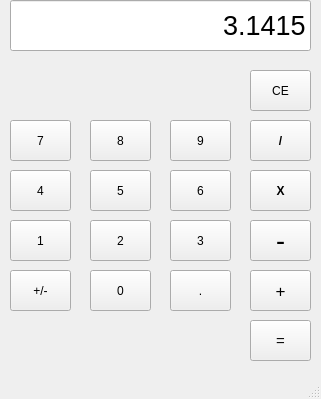
<?xml version="1.0" encoding="UTF-8"?>
<ui version="4.0">
 <class>MainWindow</class>
 <widget class="QMainWindow" name="MainWindow">
  <property name="geometry">
   <rect>
    <x>0</x>
    <y>0</y>
    <width>321</width>
    <height>399</height>
   </rect>
  </property>
  <property name="windowTitle">
   <string>PyCalculator</string>
  </property>
  <widget class="QWidget" name="centralwidget">
   <widget class="QPushButton" name="pushButton">
    <property name="geometry">
     <rect>
      <x>90</x>
      <y>270</y>
      <width>61</width>
      <height>41</height>
     </rect>
    </property>
    <property name="text">
     <string>0</string>
    </property>
   </widget>
   <widget class="QPushButton" name="pushButton_2">
    <property name="geometry">
     <rect>
      <x>10</x>
      <y>220</y>
      <width>61</width>
      <height>41</height>
     </rect>
    </property>
    <property name="text">
     <string>1</string>
    </property>
   </widget>
   <widget class="QPushButton" name="pushButton_3">
    <property name="geometry">
     <rect>
      <x>90</x>
      <y>220</y>
      <width>61</width>
      <height>41</height>
     </rect>
    </property>
    <property name="text">
     <string>2</string>
    </property>
   </widget>
   <widget class="QPushButton" name="pushButton_4">
    <property name="geometry">
     <rect>
      <x>170</x>
      <y>220</y>
      <width>61</width>
      <height>41</height>
     </rect>
    </property>
    <property name="text">
     <string>3</string>
    </property>
   </widget>
   <widget class="QPushButton" name="pushButton_5">
    <property name="geometry">
     <rect>
      <x>10</x>
      <y>170</y>
      <width>61</width>
      <height>41</height>
     </rect>
    </property>
    <property name="text">
     <string>4</string>
    </property>
   </widget>
   <widget class="QPushButton" name="pushButton_6">
    <property name="geometry">
     <rect>
      <x>90</x>
      <y>170</y>
      <width>61</width>
      <height>41</height>
     </rect>
    </property>
    <property name="text">
     <string>5</string>
    </property>
   </widget>
   <widget class="QPushButton" name="pushButton_7">
    <property name="geometry">
     <rect>
      <x>170</x>
      <y>170</y>
      <width>61</width>
      <height>41</height>
     </rect>
    </property>
    <property name="text">
     <string>6</string>
    </property>
   </widget>
   <widget class="QPushButton" name="pushButton_8">
    <property name="geometry">
     <rect>
      <x>10</x>
      <y>120</y>
      <width>61</width>
      <height>41</height>
     </rect>
    </property>
    <property name="text">
     <string>7</string>
    </property>
   </widget>
   <widget class="QPushButton" name="pushButton_9">
    <property name="geometry">
     <rect>
      <x>90</x>
      <y>120</y>
      <width>61</width>
      <height>41</height>
     </rect>
    </property>
    <property name="text">
     <string>8</string>
    </property>
   </widget>
   <widget class="QPushButton" name="pushButton_10">
    <property name="geometry">
     <rect>
      <x>170</x>
      <y>120</y>
      <width>61</width>
      <height>41</height>
     </rect>
    </property>
    <property name="text">
     <string>9</string>
    </property>
   </widget>
   <widget class="QPushButton" name="pushButton_11">
    <property name="geometry">
     <rect>
      <x>250</x>
      <y>120</y>
      <width>61</width>
      <height>41</height>
     </rect>
    </property>
    <property name="font">
     <font>
      <weight>75</weight>
      <bold>true</bold>
     </font>
    </property>
    <property name="text">
     <string>/</string>
    </property>
   </widget>
   <widget class="QPushButton" name="pushButton_12">
    <property name="geometry">
     <rect>
      <x>250</x>
      <y>170</y>
      <width>61</width>
      <height>41</height>
     </rect>
    </property>
    <property name="font">
     <font>
      <weight>75</weight>
      <bold>true</bold>
     </font>
    </property>
    <property name="text">
     <string>X</string>
    </property>
   </widget>
   <widget class="QPushButton" name="pushButton_13">
    <property name="geometry">
     <rect>
      <x>250</x>
      <y>220</y>
      <width>61</width>
      <height>41</height>
     </rect>
    </property>
    <property name="font">
     <font>
      <pointsize>20</pointsize>
     </font>
    </property>
    <property name="text">
     <string>-</string>
    </property>
   </widget>
   <widget class="QPushButton" name="pushButton_14">
    <property name="geometry">
     <rect>
      <x>250</x>
      <y>270</y>
      <width>61</width>
      <height>41</height>
     </rect>
    </property>
    <property name="font">
     <font>
      <pointsize>13</pointsize>
     </font>
    </property>
    <property name="text">
     <string>+</string>
    </property>
   </widget>
   <widget class="QPushButton" name="pushButton_15">
    <property name="geometry">
     <rect>
      <x>250</x>
      <y>320</y>
      <width>61</width>
      <height>41</height>
     </rect>
    </property>
    <property name="font">
     <font>
      <pointsize>11</pointsize>
     </font>
    </property>
    <property name="text">
     <string>=</string>
    </property>
   </widget>
   <widget class="QPushButton" name="pushButton_16">
    <property name="geometry">
     <rect>
      <x>170</x>
      <y>270</y>
      <width>61</width>
      <height>41</height>
     </rect>
    </property>
    <property name="text">
     <string>.</string>
    </property>
   </widget>
   <widget class="QPushButton" name="pushButton_17">
    <property name="geometry">
     <rect>
      <x>10</x>
      <y>270</y>
      <width>61</width>
      <height>41</height>
     </rect>
    </property>
    <property name="text">
     <string>+/-</string>
    </property>
   </widget>
   <widget class="QLineEdit" name="lineEdit">
    <property name="geometry">
     <rect>
      <x>10</x>
      <y>0</y>
      <width>301</width>
      <height>51</height>
     </rect>
    </property>
    <property name="font">
     <font>
      <pointsize>20</pointsize>
     </font>
    </property>
    <property name="layoutDirection">
     <enum>Qt::LeftToRight</enum>
    </property>
    <property name="text">
     <string>3.1415</string>
    </property>
    <property name="alignment">
     <set>Qt::AlignRight|Qt::AlignTrailing|Qt::AlignVCenter</set>
    </property>
   </widget>
   <widget class="QPushButton" name="pushButton_18">
    <property name="geometry">
     <rect>
      <x>250</x>
      <y>70</y>
      <width>61</width>
      <height>41</height>
     </rect>
    </property>
    <property name="text">
     <string>CE</string>
    </property>
   </widget>
   <zorder>pushButton</zorder>
   <zorder>pushButton_2</zorder>
   <zorder>pushButton_3</zorder>
   <zorder>pushButton_4</zorder>
   <zorder>pushButton_5</zorder>
   <zorder>pushButton_6</zorder>
   <zorder>pushButton_7</zorder>
   <zorder>pushButton_8</zorder>
   <zorder>pushButton_9</zorder>
   <zorder>pushButton_10</zorder>
   <zorder>pushButton_11</zorder>
   <zorder>pushButton_12</zorder>
   <zorder>pushButton_13</zorder>
   <zorder>pushButton_14</zorder>
   <zorder>pushButton_16</zorder>
   <zorder>pushButton_17</zorder>
   <zorder>pushButton_15</zorder>
   <zorder>lineEdit</zorder>
   <zorder>pushButton_18</zorder>
  </widget>
  <widget class="QMenuBar" name="menubar">
   <property name="geometry">
    <rect>
     <x>0</x>
     <y>0</y>
     <width>321</width>
     <height>26</height>
    </rect>
   </property>
  </widget>
  <widget class="QStatusBar" name="statusbar"/>
 </widget>
 <resources/>
 <connections/>
</ui>
